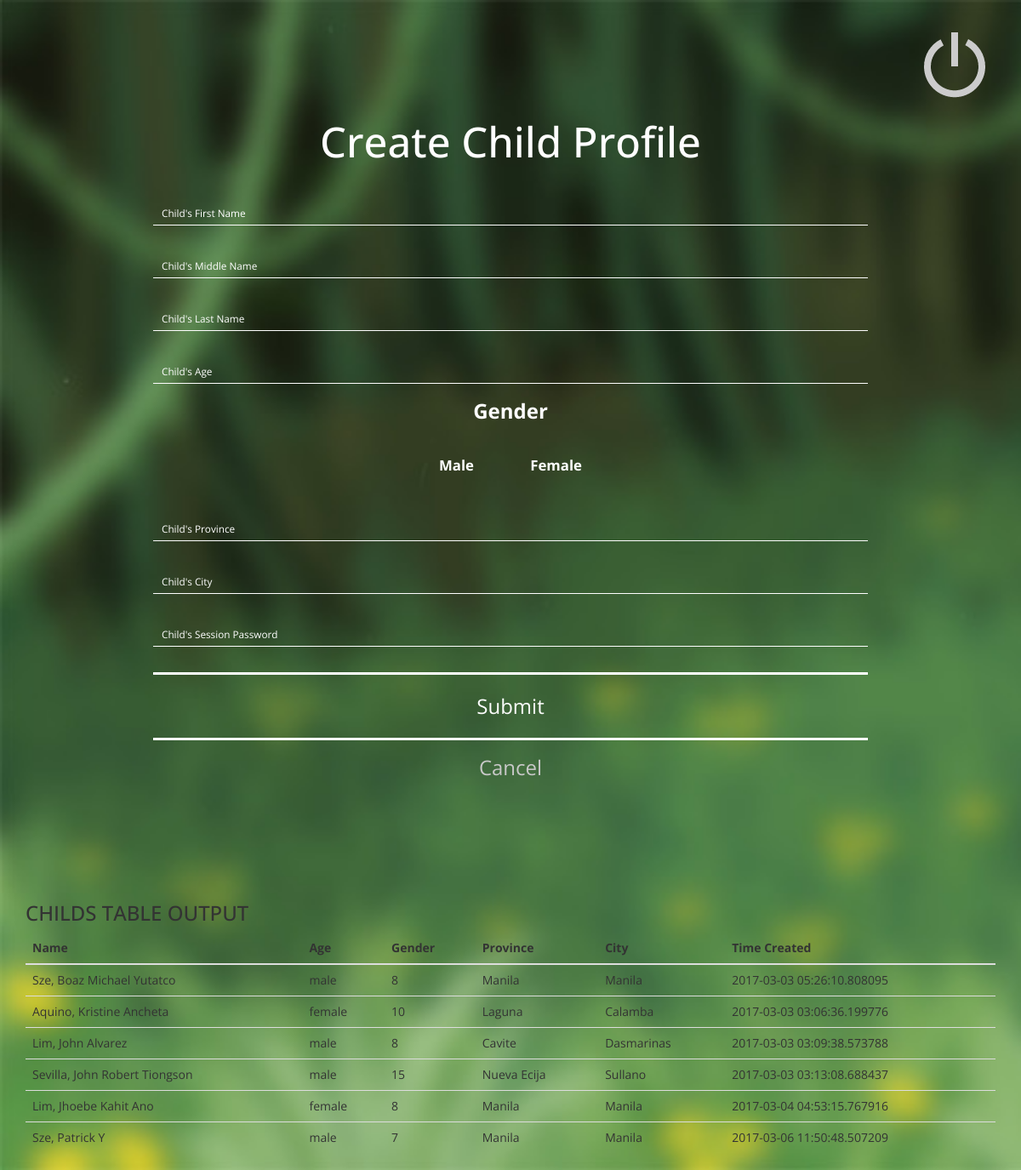
The page /create-profile.php (signed in) on the database its author committed.
### tables this page shows
CREATE TABLE `katsu_childs_table` (
  `child_id` int(15) NOT NULL,
  `user_id` int(15) NOT NULL,
  `child_fname` varchar(45) NOT NULL,
  `child_mname` varchar(45) NOT NULL,
  `child_lname` varchar(45) NOT NULL,
  `child_age` int(5) NOT NULL,
  `child_gender` varchar(45) NOT NULL,
  `child_prov` varchar(45) NOT NULL,
  `child_city` varchar(45) NOT NULL,
  `child_pword` varchar(45) NOT NULL,
  `time_created` timestamp(6) NOT NULL DEFAULT CURRENT_TIMESTAMP(6) ON UPDATE CURRENT_TIMESTAMP(6),
  `child_status` varchar(45) NOT NULL DEFAULT 'Pending'
);

### create-profile.php (the view, shortened to what this page needs)
<?php
	require_once("php/dbconnect.php");
?>
	<a href="php/logout.php"><img src="images/power-btn.png" class="logout-btn"></a>
		<div id="welcome-div">
			<center>
			<h2>Create Child Profile</h2>
		<form action="php/create_profile.php" method="POST">
			<input type="text" name="child_fname" placeholder="Child's First Name">
			<input type="text" name="child_mname" placeholder="Child's Middle Name">
			<input type="text" name="child_lname" placeholder="Child's Last Name">
			<input type="text" name="child_age" placeholder="Child's Age">
			<label>Gender</label><br>
			<label for="male" id="male_label" onClick="selectedRadio1()" style="font-size:0.7em; margin:20px; padding:10px; border-radius:30px;">Male
			<input type="radio" name="child_gender" id="male" value="male" style="display:none;"></label>
			<label for="female" id="female_label" onClick="selectedRadio2()" style="font-size:0.7em; margin:20px; padding:10px; border-radius:30px;">Female</label>
			<input type="text" name="child_prov" placeholder="Child's Province">
			<input type="text" name="child_city" placeholder="Child's City">
			<input type="password" name="child_pword" placeholder="Child's Session Password">
			<button type="submit" class="primary-btn">Submit</button>
			<a href="home.php" class="link">Cancel</a>
			</center>
		</div>
		<div class="container" id="childs-table">
		<h3>CHILDS TABLE OUTPUT</h3>
		<table class="table table-hover">
			<thead>
				<tr>
					<th>Name</th>
					<th>Age</th>
					<th>Gender</th>
					<th>Province</th>
					<th>City</th>
					<th>Time Created</th>
				</tr>
			</thead>
			<tbody>
				<?php
					$query = mysqli_query($connection, "SELECT * FROM katsu_childs_table;");
					while($r = mysqli_fetch_array($query)){
						$firstname = $r['child_fname'];
						$middlename = $r['child_mname'];
						$lastname = $r['child_lname'];
						$name = $lastname . ", " . $firstname . " " . $middlename;
						$age = $r['child_age'];
						$gender = $r['child_gender'];
						$province = $r['child_prov'];
						$city = $r['child_city'];
						$time_created = $r['time_created'];
						echo "
						<tr>
							<td>" . $name . "</td>
							<td>" . $gender . "</td>
							<td>" . $age . "</td>
							<td>" . $province . "</td>
							<td>" . $city . "</td>
							<td>" . $time_created . "</td>
						</tr>";
					}
				?>
			</tbody>
		</table>
	</div>
	</body>
</html>

### css/index.css (style rules this page uses)
* { box-sizing:border-box; margin:0; padding:0; font-family:'Open Sans'; }
body { background:url(../images/bg.jpg); background-size:cover; }
#welcome-div { height:100vh; width:100vw; text-align:left; display:table-cell; vertical-align:middle; padding:10%; color:white; }
#welcome-div form { font-size:3vh; margin-top:70px; }
#welcome-div input { font-size:0.7em; height:4vh; width:70vw; background:none; margin:15px; border:solid white 1px; border-top:none; border-left:none; border-right:none; padding:10px; color:white; }
h2 { font-size:3.5em; }
.primary-btn { font-size:3vh; padding:20px; border:solid white 3px; margin:15px; min-width:70vw; background:none; color:white; text-decoration:none; border-right:none; border-left:none; }
.link { font-size:3vh; padding:20px; border:none; margin:15px; min-width:70vw; background-color:none; color:rgb(200,200,200); text-decoration:none; }
.logout-btn { position:absolute; right:10px; top:10px; margin:20px; }

### css/admin.css (style rules this page uses)
* { margin:0; box-sizing:border-box; }
.logout-btn { position:absolute; right:10px; top:10px; margin:20px; }

### rows shown on the page
katsu_childs_table: name "Sze, Boaz Michael Yutatco", child_gender "male", child_age "8", child_prov "Manila", child_city "Manila", time_created "2017-03-03 05:26:10.808095"
katsu_childs_table: name "Aquino, Kristine Ancheta", child_gender "female", child_age "10", child_prov "Laguna", child_city "Calamba", time_created "2017-03-03 03:06:36.199776"
katsu_childs_table: name "Lim, John Alvarez", child_gender "male", child_age "8", child_prov "Cavite", child_city "Dasmarinas", time_created "2017-03-03 03:09:38.573788"
katsu_childs_table: name "Sevilla, John Robert Tiongson", child_gender "male", child_age "15", child_prov "Nueva Ecija", child_city "Sullano", time_created "2017-03-03 03:13:08.688437"
katsu_childs_table: name "Lim, Jhoebe Kahit Ano", child_gender "female", child_age "8", child_prov "Manila", child_city "Manila", time_created "2017-03-04 04:53:15.767916"
katsu_childs_table: name "Sze, Patrick Y", child_gender "male", child_age "7", child_prov "Manila", child_city "Manila", time_created "2017-03-06 11:50:48.507209"
